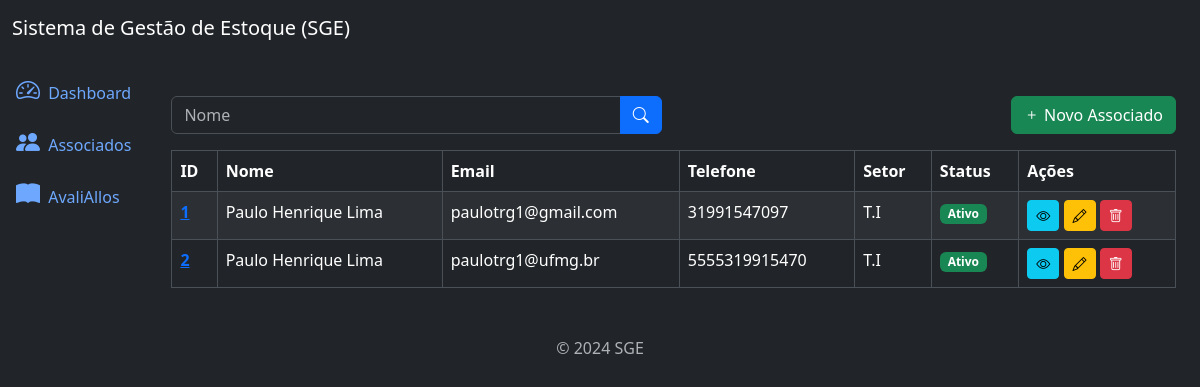
The app's page /api/v1/associado/list/ (signed in), older data.
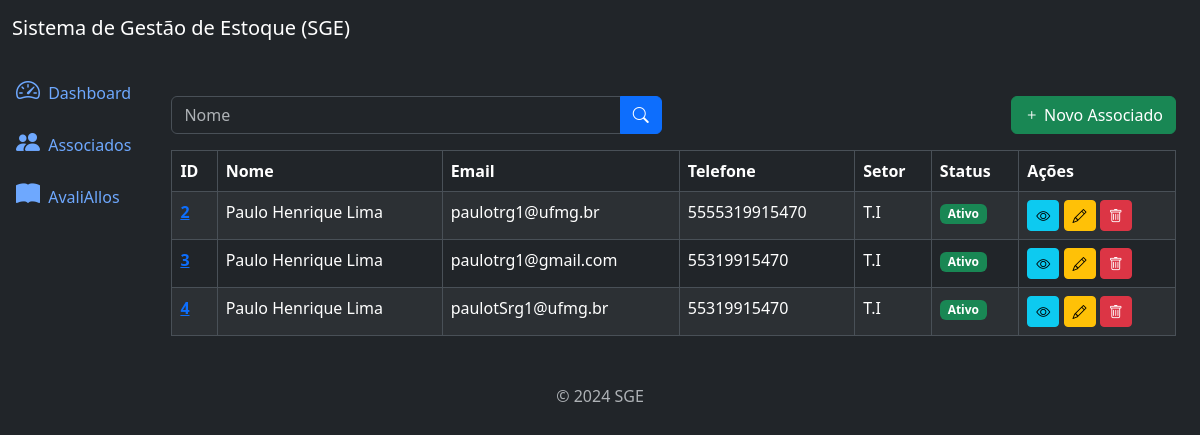
The same page, newer data.
### associado/models.py (models this page shows, shortened)
class Associado(models.Model):
    pk_associado = models.AutoField(primary_key=True, verbose_name="ID")
    nome = models.CharField(max_length=255, verbose_name="Nome completo")
    email = models.EmailField(unique=True, verbose_name="E-mail")
    telefone = models.CharField(
        max_length=20,
        verbose_name="Telefone",
        help_text="Exemplo: 31988553344 Não coloque +55/espaços/parênteses",
        validators=[
            apenas_numeros,
            MinLengthValidator(10, "Telefone deve ter no mínimo 10 dígitos."),
        ]
    )
    cpf = models.CharField(
        max_length=11,
        verbose_name="CPF",
        help_text="Exemplo: 12345678901 Não coloque pontos ou traços",
        validators=[
            apenas_numeros,
            MinLengthValidator(11, "CPF deve ter 11 dígitos."),
            validate_cpf,
        ]
    )
    fk_setor = models.ForeignKey(Setor, on_delete=models.CASCADE, related_name='Setor')
    dat_nascimento = models.DateField(null=True, blank=True, verbose_name="Data de Nascimento")
    is_active = models.BooleanField(default=True, verbose_name="Ativo")
    endereco = models.CharField(
        max_length=255,
        verbose_name="Endereço",
        help_text="Formato: Cidade, Rua, N° (Exemplo: Belo Horizonte, Rua Mayrink, 44)",
        validators=[
            RegexValidator(
                regex=r'^.+,\s*.+,\s*\d+$',
                message="O endereço deve seguir o formato: Cidade, Rua, Número (Exemplo: Belo Horizonte, Rua Mayrink, 44)"
            )
        ]
    )
    dif = models.TextField(null=True, blank=True, verbose_name="Diferencias")
    created_at = models.DateTimeField(auto_now_add=True, verbose_name="Data de Criação")
    updated_at = models.DateTimeField(auto_now=True, verbose_name="Data de Atualização")
    class Meta:
        ordering = ['nome']
        verbose_name = "Associado"
        verbose_name_plural = "Associados"

class Setor(models.Model):
    pk_setor = models.AutoField(primary_key=True, verbose_name="ID")
    setor = models.CharField(max_length=30, verbose_name="Setor")
    created_at = models.DateTimeField(auto_now_add=True, verbose_name="Data de Criação")
    updated_at = models.DateTimeField(auto_now=True, verbose_name="Data de Atualização")
    def __str__(self):
        return self.setor
    class Meta:
        verbose_name = "Setor"
        verbose_name_plural = "Setores"

### associado/views.py (the view)
# urls.py: path('associado/list/', views.AssociadoListView.as_view(), name='associado-list'),
class AssociadoListView(LoginRequiredMixin, PermissionRequiredMixin, ListView):
    model = models.Associado
    template_name = 'associado_list.html'
    context_object_name = 'associados'
    paginate_by = 10
    permission_required = 'associado.view_associado'
    def get_queryset(self):
        queryset = super().get_queryset()
        name = self.request.GET.get('nome')
        if name:
            queryset = queryset.filter(name__icontains=name)
        return queryset

### associado/templates/associado_list.html (shortened to what this page needs)
{% extends 'base.html' %}
{% block content %}
<div class="row mb-3">
  <div class="col-md-6">
    <form method="get" action="{% url 'associado-list' %}">
      <div class="input-group">
        <input type="text" class="form-control" name="nome" placeholder="Nome" value="{{ request.GET.nome }}">
        <button type="submit" class="btn btn-primary">
          <i class="bi bi-search"></i>
        </button>
      </div>
    </form>
  </div>
  {% if perms.associado.add_associado %}
  <div class="col-md-6">
    <a href="{% url 'associado-create' %}" class="btn btn-success float-end">
      <i class="bi bi-plus"></i> Novo Associado
    </a>
  </div>
  {% endif %}
</div>
<div class="table-responsive">
  <table class="table table-striped table-bordered">
    <thead class="thead-dark">
      <tr>
        <th>ID</th>
        <th>Nome</th>
        <th>Email</th>
        <th>Telefone</th>
        <th>Setor</th>
        <th>Status</th>
        <th>Ações</th>
      </tr>
    </thead>
    <tbody>
      {% for associado in associados %}
      <tr>
        <td>
          <a href="{% url 'associado-detail' associado.pk_associado %}" class="text-primary fw-semibold">
            {{ associado.pk_associado }}
          </a>
        </td>
        <td>{{ associado.nome }}</td>
        <td>{{ associado.email }}</td>
        <td>{{ associado.telefone }}</td>
        <td>{{ associado.fk_setor }}</td>
        <td>
          {% if associado.is_active %}
            <span class="badge bg-success">Ativo</span>
          {% else %}
            <span class="badge bg-danger">Inativo</span>
          {% endif %}
        </td>
        <td>
          <a href="{% url 'associado-detail' associado.pk_associado %}" class="btn btn-info btn-sm">
            <i class="bi bi-eye"></i>
          </a>
          {% if perms.associado.change_associado %}
          <a href="{% url 'associado-update' associado.pk_associado %}" class="btn btn-warning btn-sm">
            <i class="bi bi-pencil"></i>
          </a>
          {% endif %}
          {% if perms.associado.delete_associado %}
          <a href="{% url 'associado-delete' associado.pk_associado %}" class="btn btn-danger btn-sm btn-delete">
            <i class="bi bi-trash"></i>
          </a>
          {% endif %}
        </td>
      </tr>
      {% endfor %}
    </tbody>
  </table>
</div>
{% endblock %}

### app/templates/base.html (shortened to what this page needs)
<!DOCTYPE html>
<html lang="pt-br" data-bs-theme="dark">
<head>
  <link href="https://cdn.jsdelivr.net/npm/bootstrap@5.3.3/dist/css/bootstrap.min.css" rel="stylesheet">
  <link rel="stylesheet" href="https://cdn.jsdelivr.net/npm/bootstrap-icons@1.11.3/font/bootstrap-icons.min.css">
</head>
<body>
  {% include 'components/_header.html' %}
  <div class="container-fluid">
    {% include 'components/_sidebar.html' %}
    <div class="col py-3">
      <div class="container mt-4">
        <main>
          {% block content %}
          {% endblock %}
        </main>
      </div>
    </div>
  </div>
  </div>
  {% include 'components/_footer.html' %}
</body>
</html>

### app/templates/components/_header.html
<nav class="navbar navbar-expand-lg navbar-light bg-dark">
  <div class="container-fluid">
    <a class="navbar-brand text-white" href="#">Sistema de Gestão de Estoque (SGE)</a>
  </div>
</nav>

### app/templates/components/_sidebar.html (shortened to what this page needs)
<div class="row flex-nowrap">
  <div class="col-auto col-md-0 col-xl-0 px-0 bg-dark">
    <div class="d-flex flex-column align-items-center align-items-sm-start px-3 pt-2 text-white">
      <div class="collapse d-sm-block" id="menuCollapse">
        <ul class="nav flex-column align-items-start" id="menu">
          <li>
            <a href="{% url 'home' %}" class="nav-link px-0 align-middle">
              <i class="bi bi-speedometer2 fs-4"></i>
              <span class="ms-1">Dashboard</span>
            </a>
          </li>
          {% if perms.associado.view_associado %}
            <li>
              <a href="{% url 'associado-list' %}" class="nav-link px-0 align-middle">
                <i class="bi bi-people-fill fs-4"></i>
                <span class="ms-1">Associados</span>
              </a>
            </li>
          {% endif %}
          {% if perms.brands.view_brand %}
            <li>
              <a href="{% url 'avaliacao-list' %}" class="nav-link px-0 align-middle">
                <i class="bi bi-book-fill fs-4"></i>
                <span class="ms-1">AvaliAllos</span>
              </a>
            </li>
          {% endif %}
        </ul>
      </div>
    </div>
  </div>

### app/templates/components/_footer.html
<footer class="footer mt-auto py-3 text-center">
  <div class="container">
    <span class="text-muted">© 2024 SGE</span>
  </div>
</footer>

Row changes from the older to the newer data that the page shows:
removed Associado: pk_associado "1", nome "Paulo Henrique Lima", email "paulotrg1@gmail.com", telefone "31991547097", fk_setor "T.I", is_active "Ativo"
added Associado: pk_associado "3", nome "Paulo Henrique Lima", email "paulotrg1@gmail.com", telefone "55319915470", fk_setor "T.I", is_active "Ativo"
added Associado: pk_associado "4", nome "Paulo Henrique Lima", email "paulotSrg1@ufmg.br", telefone "55319915470", fk_setor "T.I", is_active "Ativo"
